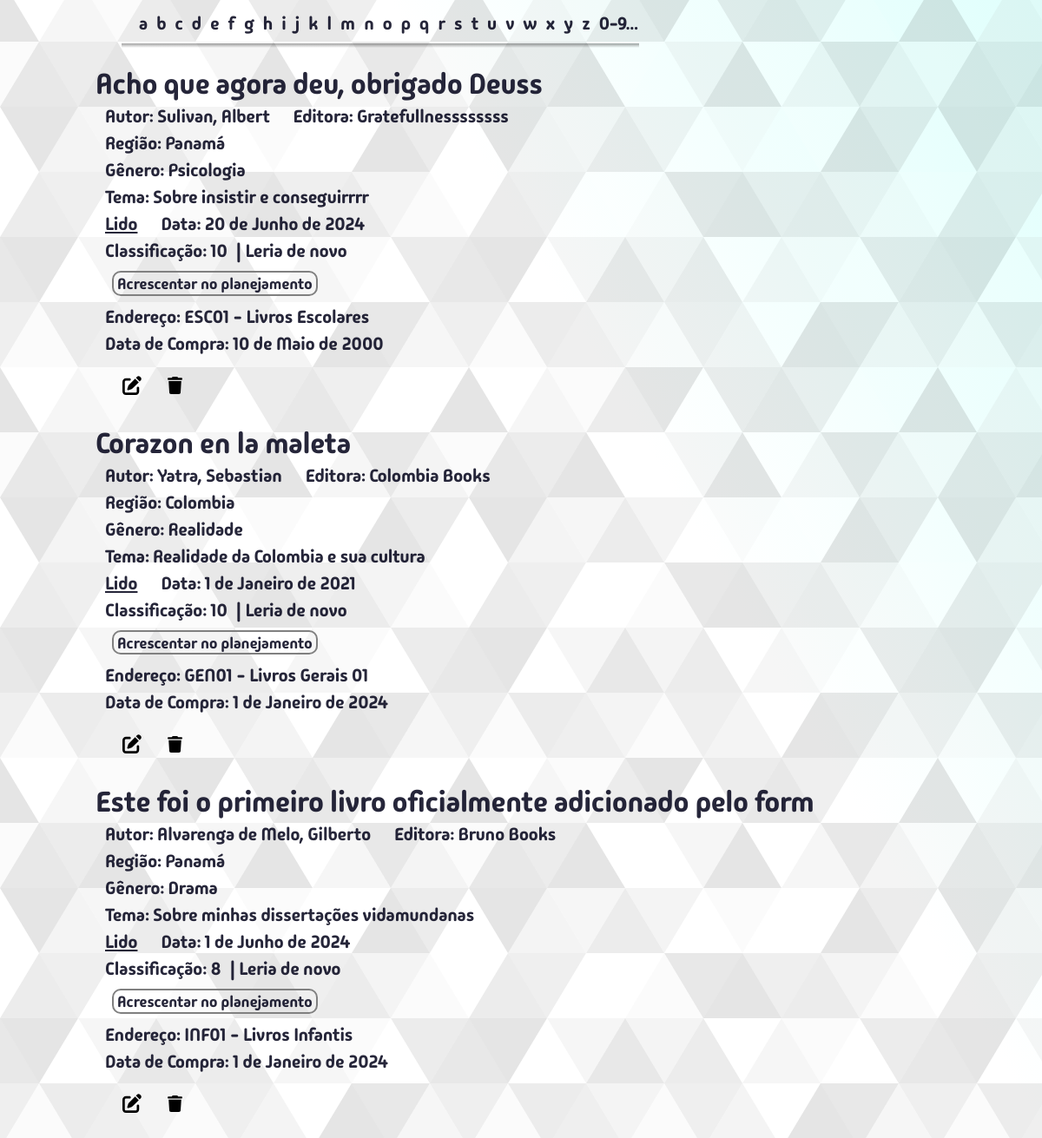
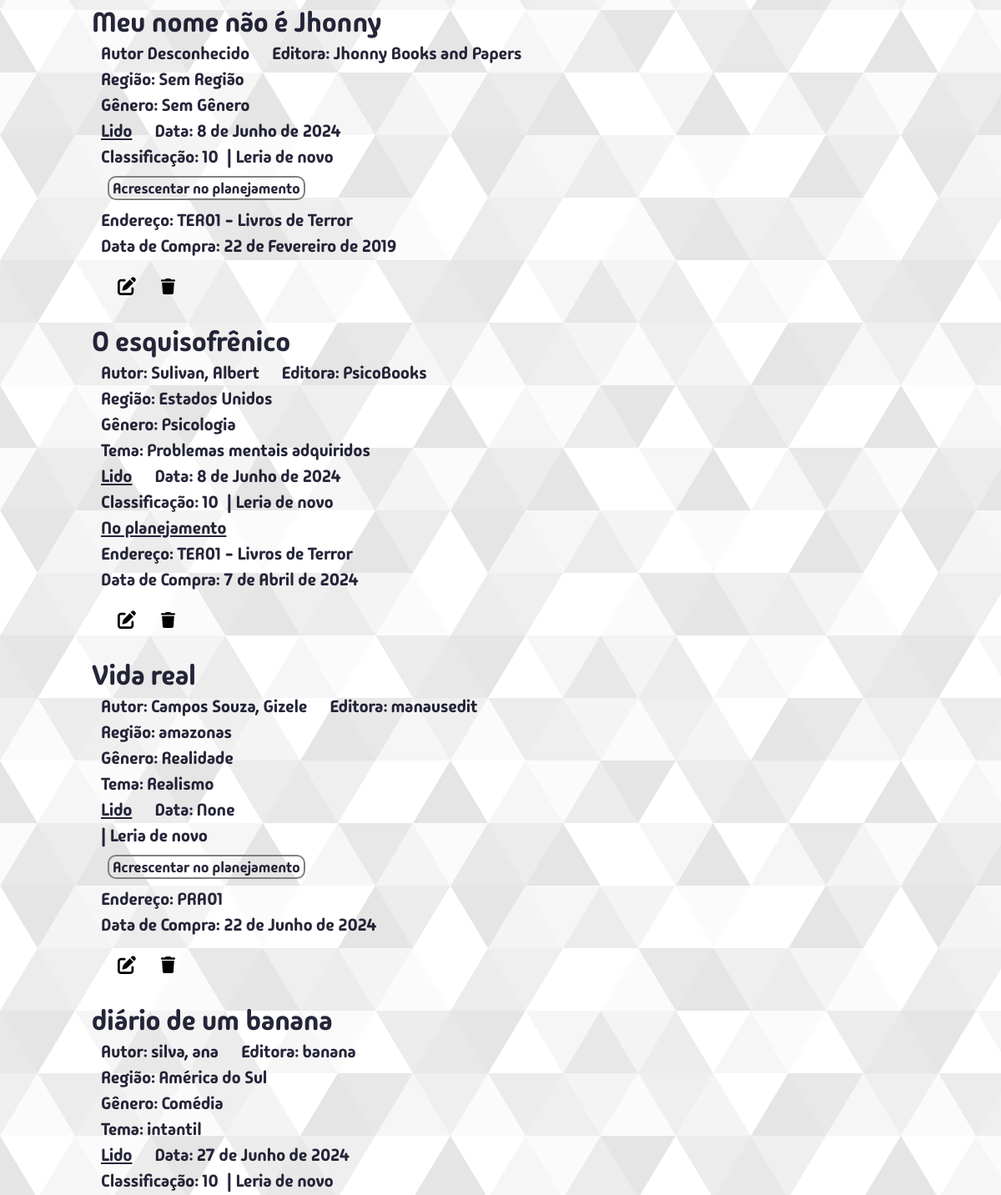
/editarplanejamento/lidoeleriadenovo/ (middle part), run on an earlier commit of the app's database (2 pictures, top to bottom).
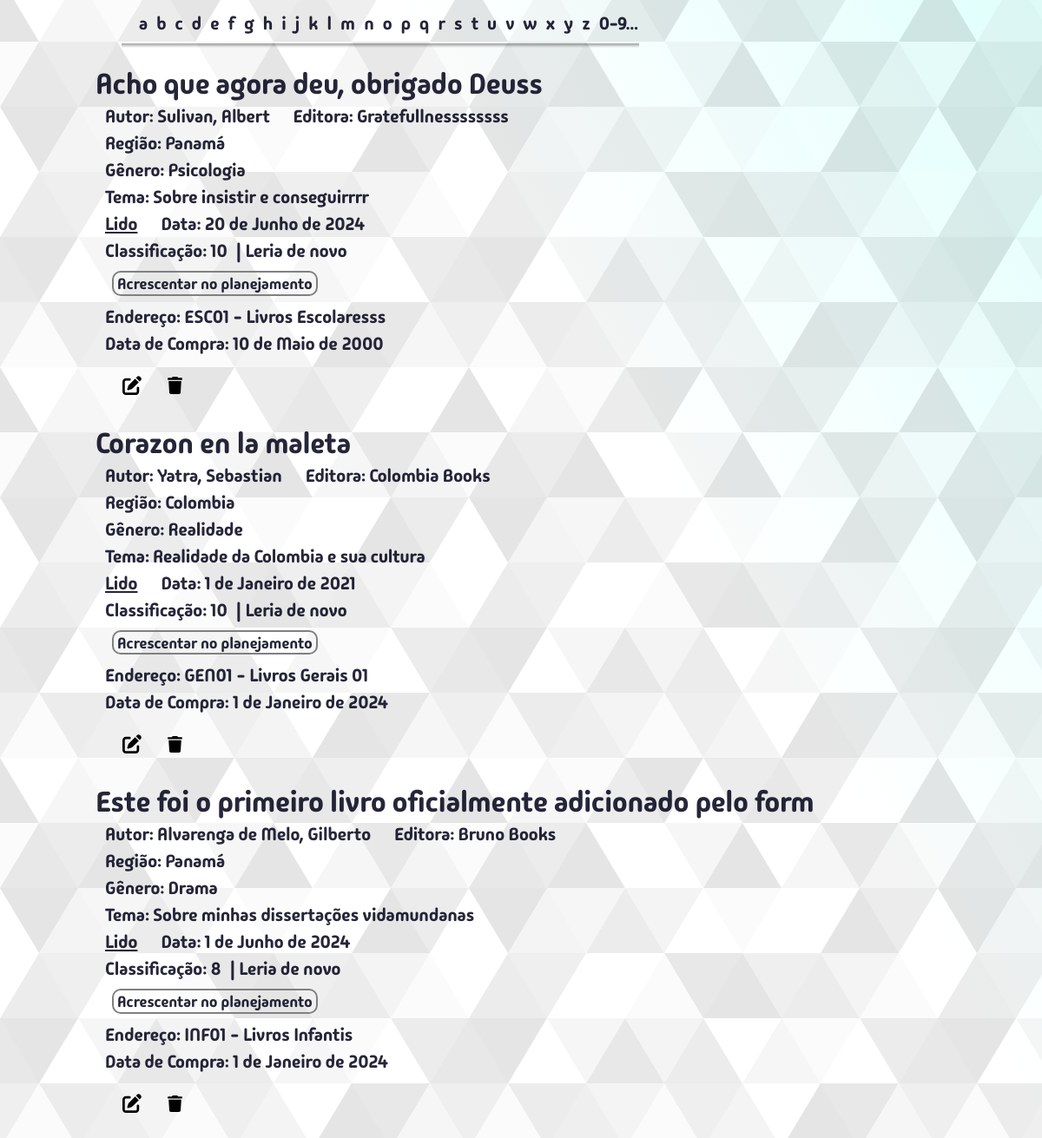
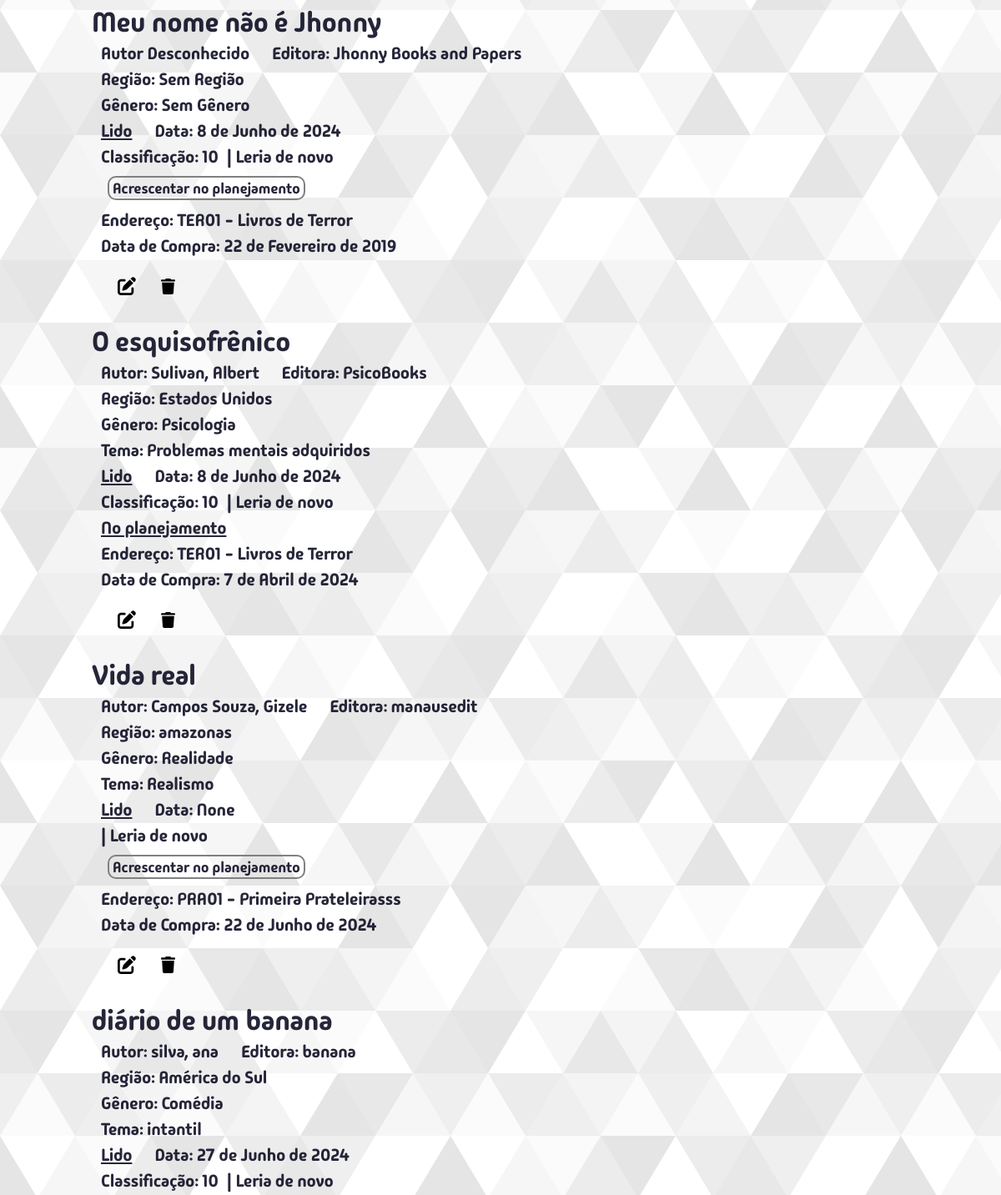
And on a later commit of the database (2 pictures, top to bottom).
### bibm/models.py (models this page shows, shortened)
class Livro(models.Model):
    titulo = models.CharField(max_length=300, unique=True)
    editora = models.CharField(max_length=300, blank=True, null=True)
    autor = models.ForeignKey(Autor, on_delete=models.SET_DEFAULT, default=1)
    genero = models.ForeignKey(Genero, on_delete=models.SET_DEFAULT, default=1)
    tema = models.CharField(max_length=600, blank=True, null=True)
    lendo = models.BooleanField(default=False)
    lido = models.BooleanField(default=False)
    data_leitura = models.DateField(blank=True, null=True)
    leria_de_novo = models.BooleanField(default=False)
    notas = [(1,"1"),(2,"2"),(3,"3"),(4,"4"),(5,"5"),(6,"6"),(7,"7"),(8,"8"),(9,"9"),(10,"10")]
    classificacao = models.IntegerField(choices=notas, blank=True, null=True)
    endereco = models.ForeignKey(Endereco, on_delete=models.SET_NULL, blank=True, null=True)
    data_compra = models.DateField(null=True)
    regiao = models.ForeignKey(Regiao, on_delete=models.SET_DEFAULT, default=2)
    comentario = models.TextField(blank=True, null=True)
    planejamento = models.PositiveIntegerField(unique=True, blank=True, null=True)

class Endereco(models.Model):
    codigo = models.CharField(max_length=5, validators=[validacao_endereco])
    descricao = models.CharField(max_length=300, blank=True, null=True)
    comentario = models.TextField(blank=True, null=True)
    class Meta:
        verbose_name = "Endereço"
    def __str__(self):
        if self.descricao is not None:
            return str(self.codigo) + " - " + str(self.descricao)
        else:
            return str(self.codigo)

class Autor(models.Model):
    prim_nome = models.CharField(max_length=65)
    ult_nome = models.CharField(max_length=65)
    nacionalidade = models.CharField(max_length=65, blank=True, null=True, default="")
    regiao = models.ForeignKey(Regiao, on_delete=models.SET_DEFAULT, default=2)
    comentario = models.TextField(blank=True, null=True)
    class Meta:
        verbose_name_plural = "autores"
        constraints = [
            models.UniqueConstraint(
                fields=["prim_nome","ult_nome"],
                name="autor_unique"
            )
        ]

class Regiao(models.Model):
    regiao = models.CharField(max_length=65, unique=True, verbose_name="região")
    comentario = models.TextField(blank=True, null=True)
    class Meta:
        verbose_name_plural = "regiões"
    def __str__(self):
        return str(self.regiao)

class Genero(models.Model):
    genero = models.CharField(max_length=65, unique=True)
    comentario = models.TextField(blank=True, null=True)
    class Meta:
        verbose_name = "gênero"

### bibm/views/views_all.py (the view, shortened to what this page needs)
# urls.py: path("editarplanejamento/<filtro>/", views.editar_planejamento, name="editar_planejamento"),
def editar_planejamento(request, filtro):
    termo_busca = request.GET.get("q", "").strip()
    filtros = {
        "naolidos": "Não lidos",
        "todos": "Todos",
        "lidos": "Lidos",
        "lidoeleriadenovo": "Lido e Leria de novo"
    }
    ordem_alfabetica_lista = ["a","b","c","d","e","f","g","h","i","j","k","l","m","n","o","p",
                              "q","r","s","t","u","v","w","x","y","z","0-9..."]
    classe_btn = "btn-vermelho"
    livros_plan = livros_planejamento()
    ultimo_plan = Livro.objects.aggregate(planejamento=Max("planejamento"))["planejamento"]
    if termo_busca == "":
        if filtro[:5] == "todos":
            meus_livros = Livro.objects.all().order_by("titulo")
            filtro_letra = filtro[5:]
            filtro = "todos"
        if filtro[:8] == "naolidos":
            meus_livros = Livro.objects.filter(lido=False).order_by("titulo")
            filtro_letra = filtro[8:]
            filtro = "naolidos"
        elif filtro[:5] == "lidos":
            meus_livros = Livro.objects.filter(lido=True).order_by("titulo")
            filtro_letra = filtro[5:]
            filtro = "lidos"
        elif filtro[:16] == "lidoeleriadenovo":
            meus_livros = Livro.objects.filter(lido=True, leria_de_novo=True).order_by("titulo")
            filtro_letra = filtro[16:]
            filtro = "lidoeleriadenovo"
    context = {
        "livros_plan": livros_plan,
        "ultimo_plan": ultimo_plan,
        "meus_livros": meus_livros,
        "termo_pesquisado": termo_busca,
        "filtro": filtro,
        "filtros": filtros,
        "caller":"editar_planejamento",
        "classe_btn": classe_btn,
        "ordem_alfabetica_lista": ordem_alfabetica_lista,
        "filtro_letra": filtro_letra,
    }
    return render(request, "bibm/pages/editarPlanejamento.html", context)

### bibm/views/views_all.py (called while the page is built, shortened)
def livros_planejamento():
    livros_plan = Livro.objects.exclude(planejamento=None).order_by("planejamento")
    ultimo_plan = len(livros_plan)
    ultimo_plan_agregate = Livro.objects.aggregate(planejamento=Max("planejamento"))["planejamento"]
    p = 1
    return livros_plan

### bibm/templates/bibm/pages/editarPlanejamento.html (shortened to what this page needs)
{% extends 'bibm/estru.html' %}
{% load static %}
{% block content %}
  <div class="meus-livros-box">
    {% include "bibm/partials/botoesFiltro.html" %}
    {% for livro in meus_livros %}
      {% include "bibm/partials/livroDetalheForm.html" %}
    {% empty %}
      Você não possui nenhum livro não lido.
    {% endfor %}
  </div>
{% endblock %}

### bibm/templates/bibm/partials/livroDetalheForm.html (shortened to what this page needs)
{% load static %}
<div class="livro-box">
  <span class="meus-livros-titulo">{{ livro.titulo }}</span>
  <div class="meus-livros-abaixo-titulo-box">
    <div class="autor-editora linha-livro-info">
      {% if livro.autor.prim_nome == 'Autor Desconhecido' %}
        <span class="meus-livros-autor">Autor Desconhecido</span>
      {% else %}
        <span class="meus-livros-autor">Autor: {{ livro.autor.ult_nome }}, {{ livro.autor.prim_nome }}</span>
      {% endif %}
      <span class="meus-livros-editora">Editora: {{ livro.editora }}</span>
    </div>
    <span class="linha-livro-info">Região: {{livro.regiao}}</span>
    <span class="meus-livros-genero linha-livro-info">Gênero: {{ livro.genero.genero }}</span>
    {% if livro.tema %}
      <span class="meus-livros-tema linha-livro-info">Tema: {{ livro.tema }}</span>
    {% endif %}
    {% if livro.lido %}
      <div class="livro-lido-linha linha-livro-info">
        <span class="meus-livros-lido"><u>Lido</u></span>
        <span class="meus-livros-data-leitura">Data: {{ livro.data_leitura }}</span>
      </div>
      <div class="flex-flow-row linha-livro-info">
        {% if livro.classificacao %}
        <div class="livro-classificacao">
          Classificação: {{ livro.classificacao }}
        </div>
        {% endif %}
        {% if livro.leria_de_novo %}
          <span class="meus-livros-leria-de-novo">| Leria de novo</span>
        {% endif %}
      </div>
    {% endif %}
    {% if livro.planejamento is None and not livro.lendo %}
    <div>
      {% if caller == "meus_livros" %}
        <form action="{% url 'bibm:acrescentar_no_planejamento_meus_livros' %}" method="post">
      {% else %}
        <form action="{% url 'bibm:acrescentar_no_planejamento'%}" method="post">
      {% endif %}
        <button type="submit" class="btn-medio {{classe_btn}}">Acrescentar no planejamento</button>
      </form>
    </div>
    {% elif livro.planejamento is not None and not livro.lendo %}
    <span class="ja-no-planejamento linha-livro-info">
      <u>No planejamento</u>
    </span>
    {% else %}
    <span class="ja-no-planejamento linha-livro-info">
      --- Lendo ---
    </span>
    {% endif %}
    {% if livro.endereco %}
      <span class="linha-livro-info">Endereço: {{livro.endereco}}</span>
    {% endif %}
    <span  class="linha-livro-info">Data de Compra: {{livro.data_compra}}</span>
    <div class="flex-flow-row espaco-top-2rem">
      <form method="GET" action="{% url 'bibm:editar_um_livro' livro.id %}">
        <button type="submit">
          <img
            src="{% static 'bibm/img/pen-to-square-solid.svg' %}"
            alt="Editar este livro"
            title="Editar este livro"
            class="btn-editar"
          >
        </button>
      </form>
      <form method="POST" action="{% url 'bibm:deletar_um_livro' %}"
        onclick="return confirm('Você confirma a exclusão deste livro?')">
        <button type="submit">
          <img
          src="{% static 'bibm/img/trash-solid.svg' %}"
          alt="Deletar este livro"
          title="Deletar este livro"
          class="btn-excluir"
          >
        </button>
      </form>
    </div>
  </div>
</div>

What changed in the data, as far as the page shows it:
changed through a linked row, Livro "Acho que agora deu, obrigado Deuss": endereco "ESC01 - Livros Escolares" → "ESC01 - Livros Escolaresss"
changed Livro "Vida real": endereco "PRA01" → "PRA01 - Primeira Prateleirasss"
